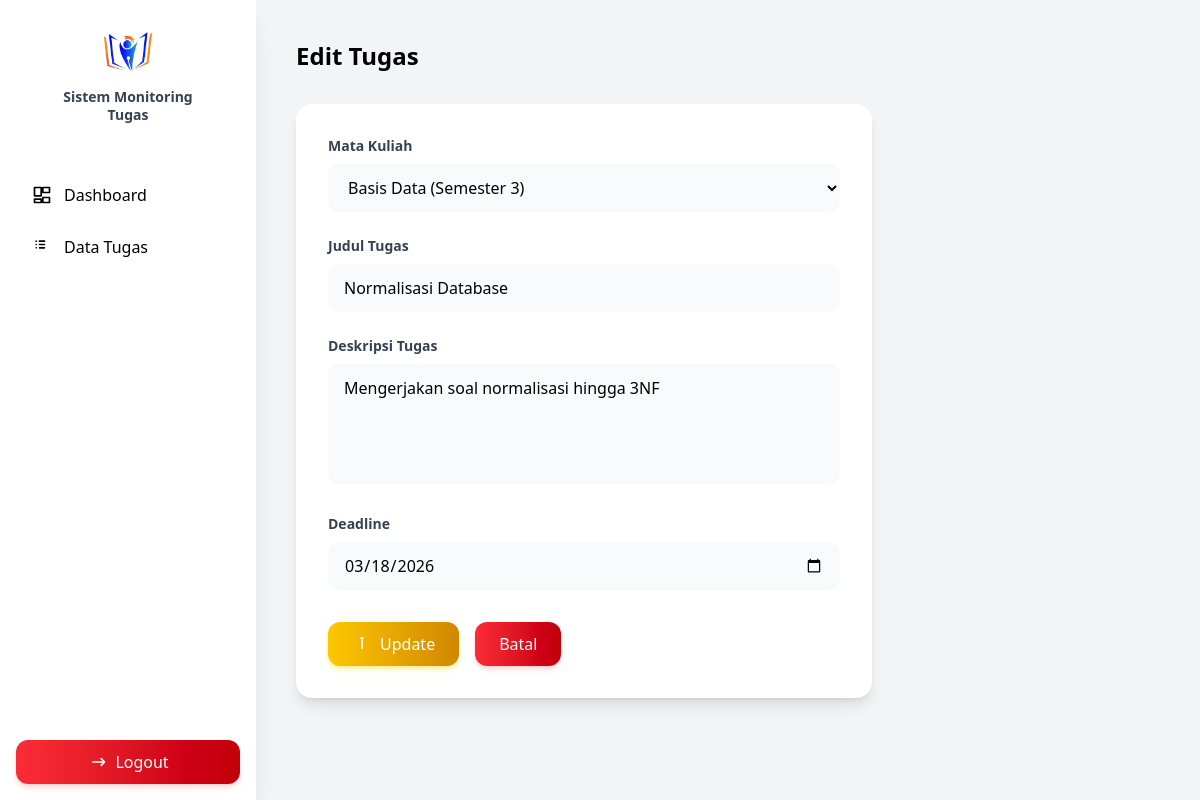
The app's page /views/dosen/edit_tugas.php?id=2 (signed in) with its own data.
### tables this page shows
CREATE TABLE `tugas` (
  `id_tugas` int NOT NULL,
  `id_user` int DEFAULT NULL,
  `id_mk` int DEFAULT NULL,
  `judul_tugas` varchar(200) NOT NULL,
  `deskripsi` text,
  `deadline` date DEFAULT NULL,
  `status` enum('Belum Selesai','Selesai') DEFAULT 'Belum Selesai',
  `created_at` timestamp NULL DEFAULT CURRENT_TIMESTAMP
);

CREATE TABLE `mata_kuliah` (
  `id_mk` int NOT NULL,
  `nama_mk` varchar(100) NOT NULL,
  `dosen` varchar(100) DEFAULT NULL,
  `semester` varchar(10) DEFAULT NULL,
  `id_dosen` int DEFAULT NULL
);

### views/dosen/edit_tugas.php (the view, shortened to what this page needs)
<?php
require '../../config/config.php';
$id_dosen = $_SESSION['id_user'];
$id = $_GET['id'];
$data = mysqli_query($conn, "
SELECT tugas.*, mata_kuliah.id_dosen
FROM tugas
JOIN mata_kuliah ON tugas.id_mk = mata_kuliah.id_mk
WHERE tugas.id_tugas='$id'
AND mata_kuliah.id_dosen='$id_dosen'
");
$tugas = mysqli_fetch_assoc($data);
$mk = mysqli_query($conn, "
SELECT * FROM mata_kuliah
WHERE id_dosen='$id_dosen'
");
?>
<!DOCTYPE html>
<html>
<head>
    <link href="../../src/output.css" rel="stylesheet">
</head>
<body class="bg-gray-100">
    <?php include '../../component/sidebar.php'; ?>
    <div class="ml-64 p-10">
        <h1 class="text-2xl font-bold mb-8">
            Edit Tugas
        </h1>
        <div class="bg-white p-8 rounded-2xl shadow-lg hover:shadow-xl transition w-full max-w-xl">
            <form action="../../controllers/update_tugas.php" method="POST" class="space-y-6">
                <div>
                    <label class="block text-sm font-semibold text-gray-700 mb-2">
                        Mata Kuliah
                    </label>
                    <select name="id_mk"
                        class="w-full bg-gray-50 rounded-xl px-4 py-3
                                outline-none
                                transition-all duration-300
                                focus:bg-white
                                focus:shadow-md
                                focus:shadow-gray-300/40"
                        required>
                        <?php while ($m = mysqli_fetch_assoc($mk)) : ?>
                            <option value="<?= $m['id_mk'] ?>"
                                <?= $m['id_mk'] == $tugas['id_mk'] ? 'selected' : '' ?>>
                                <?= $m['nama_mk'] ?> (Semester <?= $m['semester'] ?>)
                            </option>
                        <?php endwhile; ?>
                    </select>
                </div>
                <div>
                    <label class="block text-sm font-semibold text-gray-700 mb-2">
                        Judul Tugas
                    </label>
                    <input type="text"
                        name="judul_tugas"
                        value="<?= $tugas['judul_tugas'] ?>"
                        class="w-full bg-gray-50 rounded-xl px-4 py-3
                                outline-none
                                transition-all duration-300
                                focus:bg-white
                                focus:shadow-md
                                focus:shadow-gray-300/40"
                        required>
                </div>
                <div>
                    <label class="block text-sm font-semibold text-gray-700 mb-2">
                        Deskripsi Tugas
                    </label>
                    <textarea
                        name="deskripsi"
                        class="w-full bg-gray-50 rounded-xl px-4 py-3
                                outline-none resize-none
                                transition-all duration-300
                                focus:bg-white
                                focus:shadow-md
                                focus:shadow-gray-300/40"
                        rows="4"
                        required><?= $tugas['deskripsi'] ?></textarea>
                </div>
                <div>
                    <label class="block text-sm font-semibold text-gray-700 mb-2">
                        Deadline
                    </label>
                    <input type="date"
                        name="deadline"
                        value="<?= $tugas['deadline'] ?>"
                        class="w-full bg-gray-50 rounded-xl px-4 py-3
                                outline-none
                                transition-all duration-300
                                focus:bg-white
                                focus:shadow-md
                                focus:shadow-gray-300/40"
                        required>
                </div>
                <div class="flex gap-4 pt-2">
                    <button type="submit"
                        class="flex items-center gap-2
                                bg-gradient-to-r from-yellow-400 to-yellow-600
                                text-white px-6 py-2.5 rounded-xl
                                shadow-md shadow-yellow-300/40
                                transition duration-300
                                hover:shadow-lg hover:shadow-yellow-400/60
                                hover:-translate-y-[2px]">
                        <svg xmlns="http://www.w3.org/2000/svg"
                            class="w-5 h-5"
                            fill="none"
                            viewBox="0 0 24 24"
                            stroke="currentColor">
                            <path stroke-linecap="round"
                                stroke-linejoin="round"
                                stroke-width="2"
                                d="M11 5h2M12 7v10" />
                        </svg>
                        Update
                    </button>
                    <a href="tugas.php"
                        class="flex items-center justify-center
                                bg-gradient-to-r from-red-500 to-red-700
                                text-white px-6 py-2.5 rounded-xl
                                shadow-md shadow-red-300/40
                                transition duration-300
                                hover:shadow-lg hover:shadow-red-400/60
                                hover:-translate-y-[2px]">
                        Batal
                    </a>
                </div>
            </form>
        </div>
    </div>
</body>
</html>

### records on screen
tugas: id_mk "Basis Data (Semester 3)", judul_tugas "Normalisasi Database", deskripsi "Mengerjakan soal normalisasi hingga 3NF", deadline "03/18/2026"
